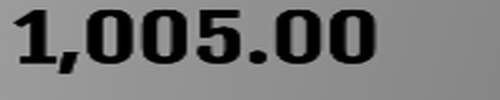
#> input picture flicks/test3.png, 500 x 100 px, found by its file name
$ python resolution2.py
#> lines starting #> are read from the running program, lines starting #| are printed output that depends on the picture
from PIL import Image, ImageFilter

im = Image.open('test3.png')
#> im is the input picture: PIL image 500x100 L; min 0, max 176, mean 117

im1 = im.filter(ImageFilter.SHARPEN)
im2 = im1.filter(ImageFilter.BLUR)
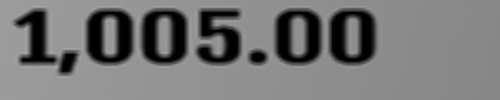
#> im2: PIL image 500x100 L; min 0, max 169, mean 117.4
im3 = im2.filter(ImageFilter.SMOOTH_MORE)
im3.save("test4.png", dpi=(70,70)) # same as MinFilter(3)
im3.show()

$ run again, with flicks/img.jpg saved as flicks/test3.png
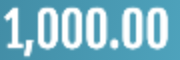
#> input picture flicks/img.jpg, 180 x 60 px, found by its file name
#> im is the input picture: PIL image 180x60 RGBA; mean R, G, B, A 129.1, 183.9, 201.2, 255
#> `im2 = im1.filter(ImageFilter.BLUR)`:
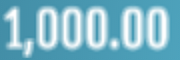
#> im2: PIL image 180x60 RGBA; mean R, G, B, A 128.1, 183.4, 200.8, 255
